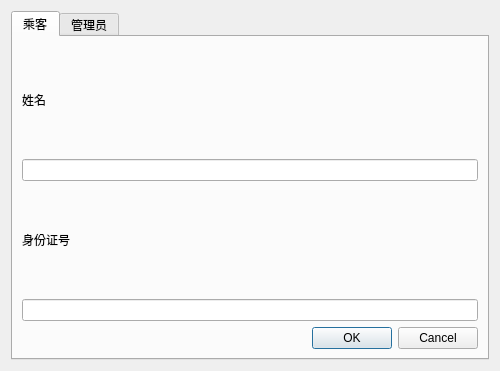
<?xml version="1.0" encoding="UTF-8"?>
<ui version="4.0">
 <class>Form</class>
 <widget class="QWidget" name="Form">
  <property name="geometry">
   <rect>
    <x>0</x>
    <y>0</y>
    <width>500</width>
    <height>371</height>
   </rect>
  </property>
  <property name="windowTitle">
   <string>Form</string>
  </property>
  <layout class="QHBoxLayout" name="horizontalLayout">
   <item>
    <widget class="QTabWidget" name="loginWidget">
     <property name="currentIndex">
      <number>0</number>
     </property>
     <widget class="QWidget" name="passengerTab">
      <attribute name="title">
       <string>乘客</string>
      </attribute>
      <layout class="QVBoxLayout" name="verticalLayout">
       <item>
        <widget class="QLabel" name="passengerNameLable">
         <property name="text">
          <string>姓名</string>
         </property>
        </widget>
       </item>
       <item>
        <widget class="QLineEdit" name="passengerName">
         <property name="echoMode">
          <enum>QLineEdit::Normal</enum>
         </property>
        </widget>
       </item>
       <item>
        <widget class="QLabel" name="passengerPasswordLable">
         <property name="text">
          <string>身份证号</string>
         </property>
        </widget>
       </item>
       <item>
        <widget class="QLineEdit" name="passengerAccount">
         <property name="echoMode">
          <enum>QLineEdit::Password</enum>
         </property>
        </widget>
       </item>
       <item>
        <widget class="QDialogButtonBox" name="passengerButtonBox">
         <property name="standardButtons">
          <set>QDialogButtonBox::Cancel|QDialogButtonBox::Ok</set>
         </property>
        </widget>
       </item>
      </layout>
     </widget>
     <widget class="QWidget" name="managerTab">
      <attribute name="title">
       <string>管理员</string>
      </attribute>
      <layout class="QVBoxLayout" name="verticalLayout_2">
       <item>
        <widget class="QLabel" name="managerAccountLable">
         <property name="text">
          <string>账号</string>
         </property>
        </widget>
       </item>
       <item>
        <widget class="QLineEdit" name="managerAccount"/>
       </item>
       <item>
        <widget class="QLabel" name="managerPasswordLable">
         <property name="text">
          <string>密码</string>
         </property>
        </widget>
       </item>
       <item>
        <widget class="QLineEdit" name="managerPassword">
         <property name="echoMode">
          <enum>QLineEdit::Password</enum>
         </property>
        </widget>
       </item>
       <item>
        <widget class="QDialogButtonBox" name="managerButtonBox">
         <property name="standardButtons">
          <set>QDialogButtonBox::Cancel|QDialogButtonBox::Ok</set>
         </property>
        </widget>
       </item>
      </layout>
     </widget>
    </widget>
   </item>
  </layout>
 </widget>
 <resources/>
 <connections/>
</ui>
